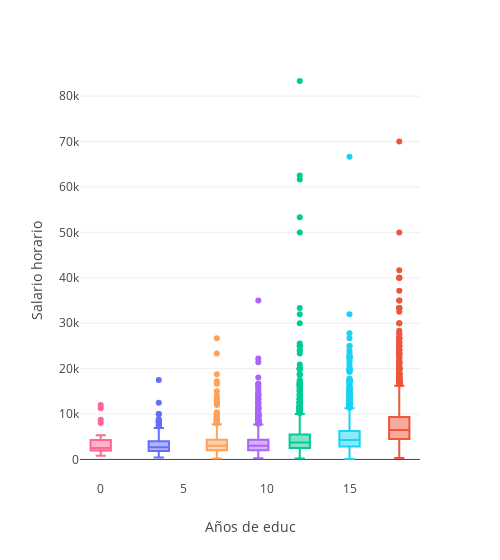

Source (notebook cell):
### Code cell
fig = px.box(df, x="Años de educ", y="Salario horario", color="Años de educ")
fig.update_layout(template = None, showlegend = False, width = 500)

### Figure 1 — Plotly figure (JSON) as saved in the notebook; plotly's stock layout.template omitted (floating-point values rounded to 4 significant figures; data arrays with more than 128 entries replaced by an {"elided": "..."} marker saying what was removed)
{"data": [{"alignmentgroup": "True", "hovertemplate": "Años de educ=%{x}<br>Salario horario=%{y}<extra></extra>", "legendgroup": "3.5", "marker": {"color": "#636efa"}, "name": "3.5", "notched": false, "offsetgroup": "3.5", "orientation": "v", "showlegend": true, "type": "box", "x": {"elided": "318 float values"}, "x0": " ", "xaxis": "x", "y": {"elided": "318 float values"}, "y0": " ", "yaxis": "y"}, {"alignmentgroup": "True", "hovertemplate": "Años de educ=%{x}<br>Salario horario=%{y}<extra></extra>", "legendgroup": "18.0", "marker": {"color": "#EF553B"}, "name": "18.0", "notched": false, "offsetgroup": "18.0", "orientation": "v", "showlegend": true, "type": "box", "x": {"elided": "3015 int values"}, "x0": " ", "xaxis": "x", "y": {"elided": "3015 float values"}, "y0": " ", "yaxis": "y"}, {"alignmentgroup": "True", "hovertemplate": "Años de educ=%{x}<br>Salario horario=%{y}<extra></extra>", "legendgroup": "12.0", "marker": {"color": "#00cc96"}, "name": "12.0", "notched": false, "offsetgroup": "12.0", "orientation": "v", "showlegend": true, "type": "box", "x": {"elided": "4204 int values"}, "x0": " ", "xaxis": "x", "y": {"elided": "4204 float values"}, "y0": " ", "yaxis": "y"}, {"alignmentgroup": "True", "hovertemplate": "Años de educ=%{x}<br>Salario horario=%{y}<extra></extra>", "legendgroup": "9.5", "marker": {"color": "#ab63fa"}, "name": "9.5", "notched": false, "offsetgroup": "9.5", "orientation": "v", "showlegend": true, "type": "box", "x": {"elided": "2171 float values"}, "x0": " ", "xaxis": "x", "y": {"elided": "2171 float values"}, "y0": " ", "yaxis": "y"}, {"alignmentgroup": "True", "hovertemplate": "Años de educ=%{x}<br>Salario horario=%{y}<extra></extra>", "legendgroup": "7.0", "marker": {"color": "#FFA15A"}, "name": "7.0", "notched": false, "offsetgroup": "7.0", "orientation": "v", "showlegend": true, "type": "box", "x": {"elided": "1348 int values"}, "x0": " ", "xaxis": "x", "y": {"elided": "1348 float values"}, "y0": " ", "yaxis": "y"}, {"alignmentgroup": "True", "hovertemplate": "Años de educ=%{x}<br>Salario horario=%{y}<extra></extra>", "legendgroup": "15.0", "marker": {"color": "#19d3f3"}, "name": "15.0", "notched": false, "offsetgroup": "15.0", "orientation": "v", "showlegend": true, "type": "box", "x": {"elided": "1940 int values"}, "x0": " ", "xaxis": "x", "y": {"elided": "1940 float values"}, "y0": " ", "yaxis": "y"}, {"alignmentgroup": "True", "hovertemplate": "Años de educ=%{x}<br>Salario horario=%{y}<extra></extra>", "legendgroup": "0.0", "marker": {"color": "#FF6692"}, "name": "0.0", "notched": false, "offsetgroup": "0.0", "orientation": "v", "showlegend": true, "type": "box", "x": [0, 0, 0, 0, 0, 0, 0, 0, 0, 0, 0, 0, 0, 0, 0, 0, 0, 0, 0, 0, 0, 0, 0, 0, 0], "x0": " ", "xaxis": "x", "y": [4167.0, 3250, 2545.0, 4583.0, 12000, 3333.0, 8750, 11250, 2000, 1200, 1429.0, 8000, 3900, 2500, 2520, 5333.0, 2222.0, 833.3, 2000, 1905.0, 4000, 2250, 1600, 1120, 3333.0], "y0": " ", "yaxis": "y"}], "layout": {"boxmode": "overlay", "legend": {"title": {"text": "Años de educ"}, "tracegroupgap": 0}, "margin": {"t": 60}, "showlegend": false, "width": 500, "xaxis": {"anchor": "y", "categoryarray": [3.5, 18, 12, 9.5, 7, 15, 0], "categoryorder": "array", "domain": [0, 1], "title": {"text": "Años de educ"}}, "yaxis": {"anchor": "x", "domain": [0, 1], "title": {"text": "Salario horario"}}}}
